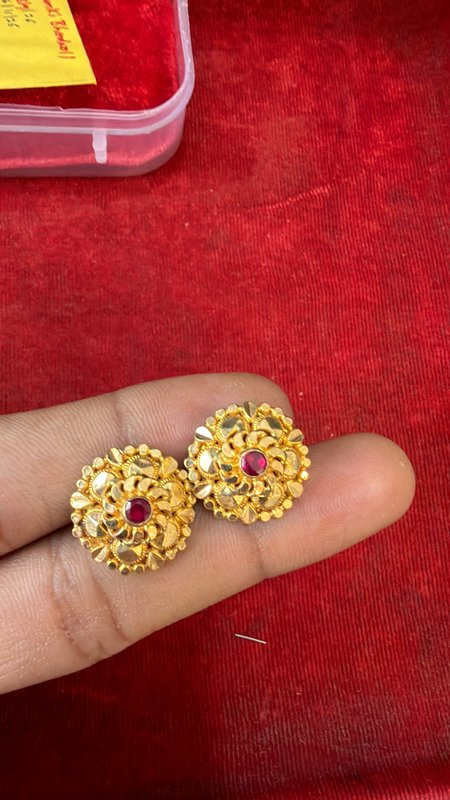
#> input picture scripts/thumbs/01_Earrings_Set_1_0423__IMG_0423.JPG.jpeg.jpg, 450 x 800 px, found by its file name; its folder holds only this picture in this run
$ python extract_jewellery_objects.py
#> lines starting #> are read from the running program, lines starting #| are printed output that depends on the picture; after the words box and inside, x2 and y2 are one past the last pixel; in counts of white or black regions, pixels touching at a corner belong together
import os
import cv2
import numpy as np

thumb_dir = os.path.join('scripts', 'thumbs')
obj_dir = os.path.join('scripts', 'extracted_objects')
os.makedirs(obj_dir, exist_ok=True)

files = sorted([f for f in os.listdir(thumb_dir) if f.endswith('.jpg')])

report = []

for f in files:
    p = os.path.join(thumb_dir, f)
    img = cv2.imread(p)
#> img is the input picture: shape (800, 450, 3); mean B, G, R 50, 54.9, 163.8
    h, w = img.shape[:2]

    # Background segmentation
    hsv = cv2.cvtColor(img, cv2.COLOR_BGR2HSV)
#> hsv: shape (800, 450, 3); mean H, S, V 120.7, 195.8, 163.8

    # Red background mask
    m1 = cv2.inRange(hsv, np.array([0, 45, 35]), np.array([12, 255, 255]))
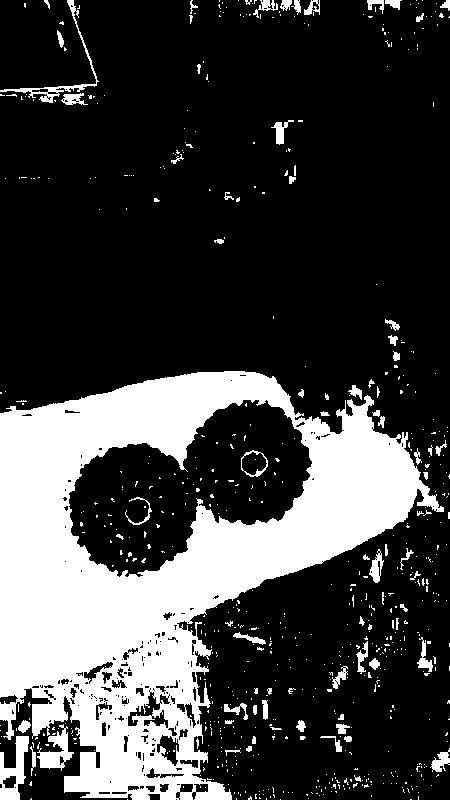
#> m1: shape (800, 450); 25.5% white; 683 white regions (607 under 20 px), largest, box (x1, y1, x2, y2) and area: (0, 371, 444, 800) 82183, (0, 736, 29, 800) 956, (37, 724, 74, 771) 728
    m2 = cv2.inRange(hsv, np.array([168, 45, 35]), np.array([180, 255, 255]))
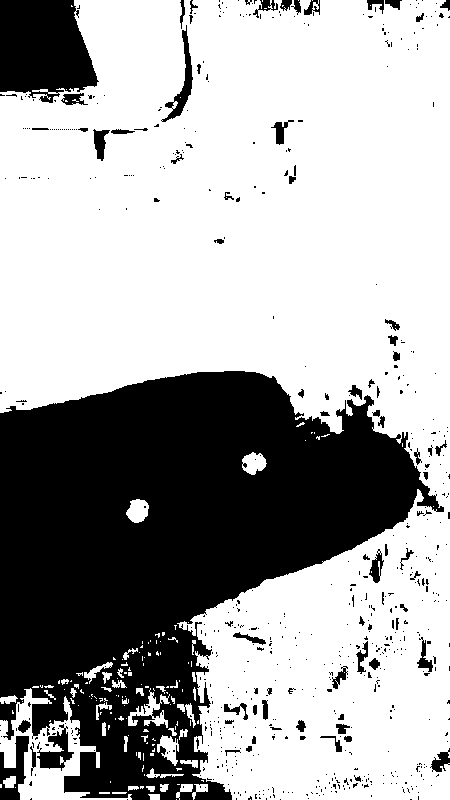
#> m2: shape (800, 450); 65.7% white; 633 black regions (555 under 20 px), largest, box (x1, y1, x2, y2) and area: (0, 371, 444, 800) 106203, (0, 0, 99, 103) 7877, (0, 736, 29, 800) 956
    red_mask = m1 | m2
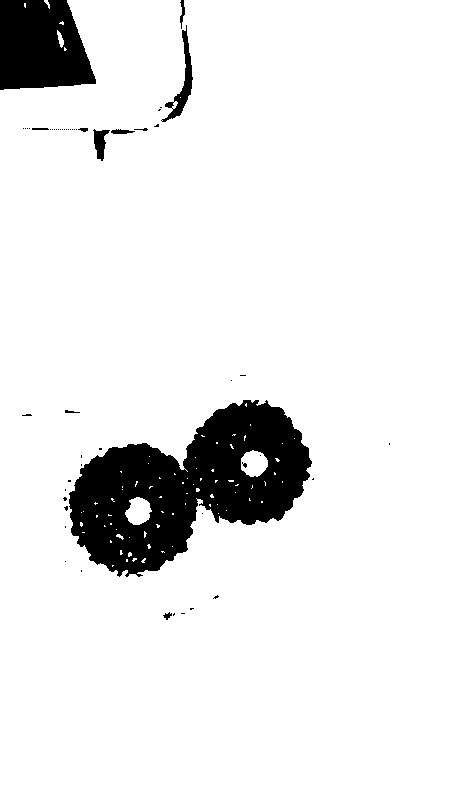
#> red_mask: shape (800, 450); 91.2% white; 54 black regions (43 under 20 px), largest, box (x1, y1, x2, y2) and area: (69, 400, 312, 577) 23174, (0, 0, 96, 90) 7051, (161, 25, 193, 122) 735

    # Grey background mask
    grey_mask = cv2.inRange(hsv, np.array([0, 0, 50]), np.array([180, 35, 235]))
#> grey_mask: shape (800, 450); 0.01% white in thin lines or dots, all inside (x1, y1, x2, y2) = (80, 140, 130, 524)

    # Black/dark background mask
    dark_mask = cv2.inRange(hsv, np.array([0, 0, 0]), np.array([180, 255, 45]))
#> dark_mask: shape (800, 450); 0.03% white in thin lines or dots, all inside (x1, y1, x2, y2) = (2, 481, 217, 800)

    # Hand/skin mask
    ycrcb = cv2.cvtColor(img, cv2.COLOR_BGR2YCrCb)
#> ycrcb: shape (800, 450, 3); mean of channels 0, 1, 2 86.9, 182.9, 107.2
    skin_mask = (cv2.inRange(ycrcb, np.array([0, 133, 77]), np.array([255, 173, 127])) > 0) & \
                (cv2.inRange(hsv, np.array([0, 30, 80]), np.array([25, 170, 255])) > 0)
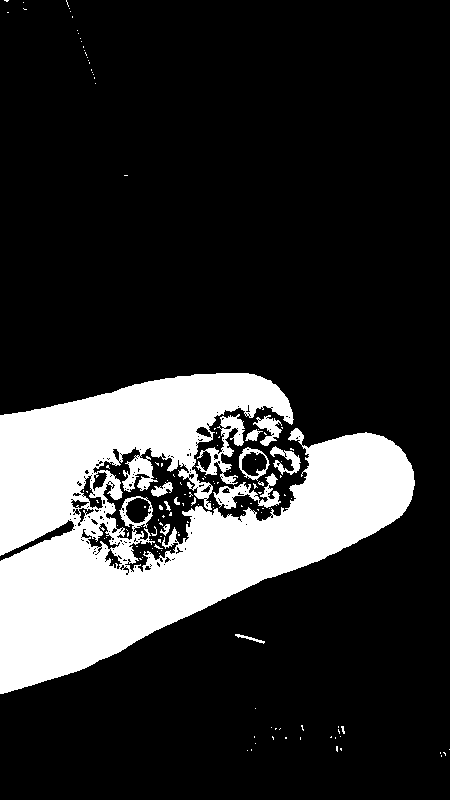
#> skin_mask: shape (800, 450) bool; 19.8% white; 137 white regions (124 under 20 px), largest, box (x1, y1, x2, y2) and area: (0, 373, 415, 694) 67364, (196, 414, 245, 485) 1062, (213, 473, 281, 509) 864

    # Decide primary background
    r_pct = np.sum(red_mask > 0) / (w * h)
#> r_pct = 0.912
    g_pct = np.sum(grey_mask > 0) / (w * h)
#> g_pct = 8.89e-05
    d_pct = np.sum(dark_mask > 0) / (w * h)
#> d_pct = 0.000319

    if r_pct > 0.4:
        bg_name = "Red Fabric"
        obj_mask = (~red_mask).astype(np.uint8) * 255
    elif g_pct > 0.3:
        bg_name = "Grey/Neutral Surface"
        obj_mask = (~grey_mask).astype(np.uint8) * 255
    elif d_pct > 0.35:
        bg_name = "Dark/Black"
        obj_mask = (~dark_mask).astype(np.uint8) * 255
    else:
        bg_name = "Mixed"
        obj_mask = np.ones((h, w), dtype=np.uint8) * 255

    # Remove skin from jewellery object mask if skin is detected
    jewel_mask = obj_mask.copy()
    jewel_mask[skin_mask] = 0
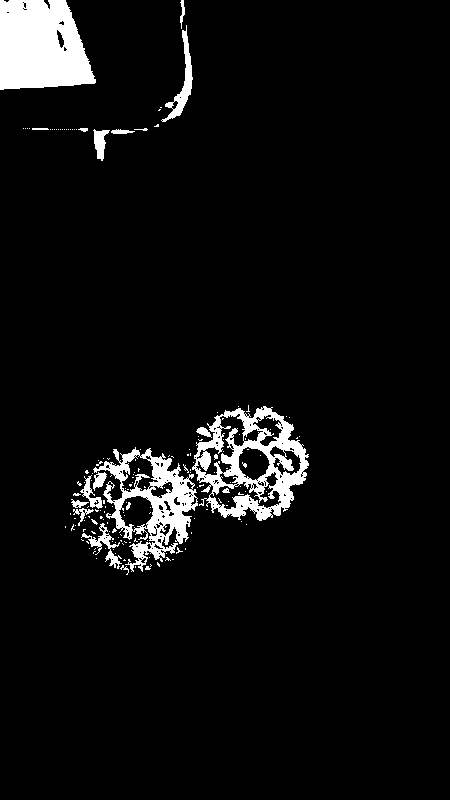
#> jewel_mask: shape (800, 450); values 0 (black) and 1 (white), 5.6% white; 167 white regions (148 under 20 px), largest, box (x1, y1, x2, y2) and area: (0, 0, 96, 90) 7005, (192, 406, 309, 521) 5560, (93, 447, 198, 572) 4574

    # Clean up
    kernel = cv2.getStructuringElement(cv2.MORPH_ELLIPSE, (5, 5))
    jewel_clean = cv2.morphologyEx(jewel_mask, cv2.MORPH_OPEN, kernel)
#> jewel_clean: shape (800, 450); values 0 (black) and 1 (white), 4.4% white; 40 white regions (5 under 20 px), largest, box (x1, y1, x2, y2) and area: (0, 0, 96, 90) 6986, (221, 407, 309, 516) 2696, (112, 457, 194, 543) 2354
    jewel_clean = cv2.morphologyEx(jewel_clean, cv2.MORPH_CLOSE, kernel)
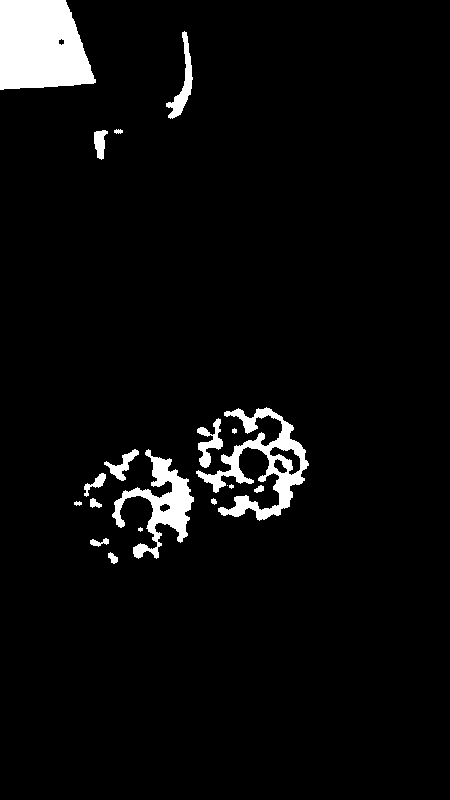
#> jewel_clean: shape (800, 450); values 0 (black) and 1 (white), 4.6% white; 19 white regions (3 under 20 px)

    cnts, _ = cv2.findContours(jewel_clean, cv2.RETR_EXTERNAL, cv2.CHAIN_APPROX_SIMPLE)
#> cnts = 19 contours, 5 with area under 20; largest, box (x1, y1, x2, y2) and area: (0, 0, 96, 90) 6962, (196, 407, 309, 521) 3930, (112, 449, 194, 559) 2717, (166, 31, 193, 119) 622, (197, 418, 223, 468) 467
    large_cnts = [c for c in cnts if cv2.contourArea(c) > (w * h * 0.005)]
#> large_cnts = 3 contours; box (x1, y1, x2, y2) and area: (0, 0, 96, 90) 6962, (196, 407, 309, 521) 3930, (112, 449, 194, 559) 2717

    if large_cnts:
        all_pts = np.vstack(large_cnts)
#> all_pts = contour of 1062 points, box (x1, y1, x2, y2) (0, 0, 309, 559), area 28766
        bx, by, bw, bh = cv2.boundingRect(all_pts)
#> bx = 0; by = 0; bw = 309; bh = 559
        pad = 12
        x1, y1 = max(0, bx - pad), max(0, by - pad)
#> x1 = 0; y1 = 0
        x2, y2 = min(w, bx + bw + pad), min(h, by + bh + pad)
#> x2 = 321; y2 = 571
        crop = img[y1:y2, x1:x2]
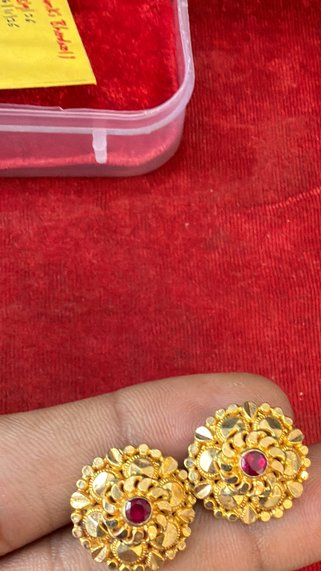
#> crop: shape (571, 321, 3); mean B, G, R 62.5, 73.8, 182

        # Calculate circularity and aspect ratio of largest contour
        c0 = max(large_cnts, key=cv2.contourArea)
#> c0 = contour of 68 points, box (x1, y1, x2, y2) (0, 0, 96, 90), area 6962
        area = cv2.contourArea(c0)
#> area = 6961.5
        perimeter = cv2.arcLength(c0, True)
#> perimeter = 347.5
        circularity = 4 * np.pi * area / (perimeter * perimeter + 1e-6)
#> circularity = 0.724
        obj_ar = bw / max(bh, 1)
#> obj_ar = 0.553
    else:
        crop = img
        circularity = 0
        obj_ar = w / h
        bw, bh = w, h

    out_crop_p = os.path.join(obj_dir, f)
    cv2.imwrite(out_crop_p, crop)

    # Jewelry colors in crop
    c_hsv = cv2.cvtColor(crop, cv2.COLOR_BGR2HSV)
#> c_hsv: shape (571, 321, 3); mean H, S, V 118, 182.1, 182.1
    gold_pct = np.sum(cv2.inRange(c_hsv, np.array([15, 40, 70]), np.array([35, 255, 255])) > 0) / (crop.shape[0] * crop.shape[1])
#> gold_pct = 0.154
    gem_pct = np.sum(cv2.inRange(c_hsv, np.array([0, 0, 180]), np.array([180, 50, 255])) > 0) / (crop.shape[0] * crop.shape[1])
#> gem_pct = 0.00669

    folder = f.split('__')[0]
    fname = f.split('__')[1].replace('.jpg', '')

    report.append({
        'folder': folder,
        'filename': fname,
        'bg': bg_name,
        'skin_pct': round(float(np.sum(skin_mask)/(w*h)*100), 1),
        'obj_box': f"{bw}x{bh}",
        'obj_ar': round(obj_ar, 2),
        'circularity': round(circularity, 3),
        'gold_pct': round(gold_pct*100, 1),
        'gem_pct': round(gem_pct*100, 1)
    })

print(f"Extracted {len(report)} objects. Showing summary:")
#| Extracted 1 objects. Showing summary:
for r in report:
    print(f"{r['filename']:20} [{r['folder'][:18]:18}] | BG:{r['bg']:15} | Obj:{r['obj_box']:9} AR:{r['obj_ar']:4.2f} Circ:{r['circularity']:5.3f} | Gold:{r['gold_pct']:4.1f}% Gems:{r['gem_pct']:4.1f}% Skin:{r['skin_pct']:4.1f}%")
#> this loop made 1 pass
#| IMG_0423.JPG.jpeg    [01_Earrings_Set_1_] | BG:Red Fabric      | Obj:309x559   AR:0.55 Circ:0.724 | Gold:15.4% Gems: 0.7% Skin:19.8%

$ run again, on scripts/thumbs/02_Earrings_Set_2_0437__IMG_0438.JPG.jpeg.jpg
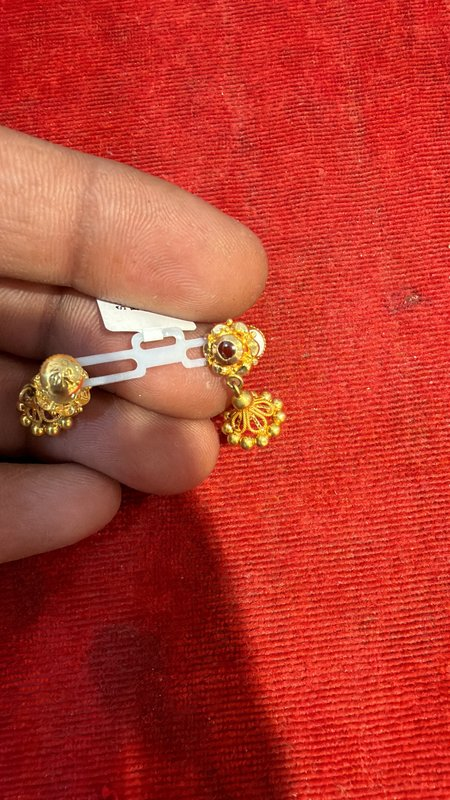
#> input picture scripts/thumbs/02_Earrings_Set_2_0437__IMG_0438.JPG.jpeg.jpg, 450 x 800 px, found by its file name
#> img is the input picture: shape (800, 450, 3); mean B, G, R 45.7, 57.3, 183.1
#> hsv: shape (800, 450, 3); mean H, S, V 17.4, 196.2, 183.2
#> `m1 = cv2.inRange(hsv, np.array([0, 45, 35]), np.array([12, 255, 255]))`:
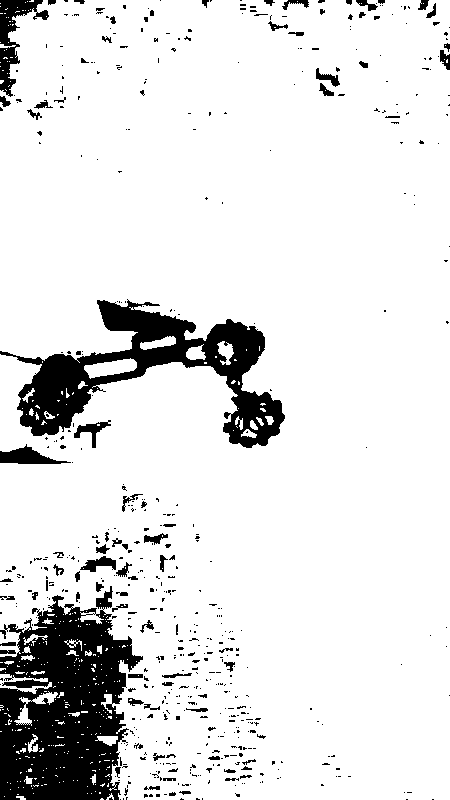
#> m1: shape (800, 450); 88.3% white; 561 black regions (475 under 20 px), largest, box (x1, y1, x2, y2) and area: (0, 586, 143, 800) 19521, (0, 299, 285, 448) 13512, (0, 0, 49, 97) 1579
#> m2: shape (800, 450); 7.7% white; 552 white regions (468 under 20 px), largest, box (x1, y1, x2, y2) and area: (0, 586, 143, 800) 19521, (0, 0, 49, 97) 1579, (74, 420, 111, 448) 325
#> red_mask: shape (800, 450); 96.1% white; 18 black regions (16 under 20 px), largest, box (x1, y1, x2, y2) and area: (0, 299, 285, 448) 13473, (0, 444, 71, 464) 685
#> grey_mask: shape (800, 450); 0.44% white; 44 white regions (37 under 20 px), largest, box (x1, y1, x2, y2) and area: (78, 347, 176, 386) 953, (160, 327, 183, 337) 137, (144, 347, 176, 356) 124
#> dark_mask: shape (800, 450); 0.41% white; 30 white regions (26 under 20 px), largest, box (x1, y1, x2, y2) and area: (0, 434, 79, 464) 937, (0, 350, 46, 367) 351, (92, 386, 111, 395) 87, (121, 484, 135, 493) 67
#> ycrcb: shape (800, 450, 3); mean of channels 0, 1, 2 93.6, 191.9, 101
#> skin_mask: shape (800, 450) bool; 18.7% white; 116 white regions (99 under 20 px), largest, box (x1, y1, x2, y2) and area: (0, 126, 266, 489) 56698, (0, 464, 121, 559) 8566, (0, 361, 26, 430) 698
#> r_pct = 0.961
#> g_pct = 0.0044
#> d_pct = 0.00414
#> jewel_mask: shape (800, 450); values 0 (black) and 1 (white), 2.8% white; 100 white regions (89 under 20 px), largest, box (x1, y1, x2, y2) and area: (78, 300, 204, 386) 4024, (207, 320, 285, 448) 3320, (20, 385, 75, 427) 733
#> cnts = 12 contours, 1 with area under 20; largest, box (x1, y1, x2, y2) and area: (78, 301, 203, 386) 4038, (228, 393, 284, 448) 1912, (208, 321, 258, 379) 880, (0, 446, 55, 464) 578, (20, 357, 42, 365) 87
#> large_cnts = 2 contours; box (x1, y1, x2, y2) and area: (78, 301, 203, 386) 4038, (228, 393, 284, 448) 1912
#> all_pts = contour of 439 points, box (x1, y1, x2, y2) (78, 301, 284, 448), area 5995
#> bx = 78; by = 301; bw = 206; bh = 147
#> x1 = 66; y1 = 289
#> x2 = 296; y2 = 460
#> `crop = img[y1:y2, x1:x2]`:
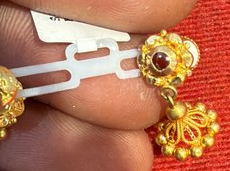
#> crop: shape (171, 230, 3); mean B, G, R 87.6, 117.5, 184
#> c0 = contour of 279 points, box (x1, y1, x2, y2) (78, 301, 203, 386), area 4038
#> area = 4037.5
#> perimeter = 615.1
#> circularity = 0.134
#> obj_ar = 1.4
#> c_hsv: shape (171, 230, 3); mean H, S, V 14.9, 137.8, 184.3
#> gold_pct = 0.134
#> gem_pct = 0.112
#| Extracted 1 objects. Showing summary:
#> the loop `for r in report:` made 1 pass
#| IMG_0438.JPG.jpeg    [02_Earrings_Set_2_] | BG:Red Fabric      | Obj:206x147   AR:1.40 Circ:0.134 | Gold:13.4% Gems:11.2% Skin:18.7%
